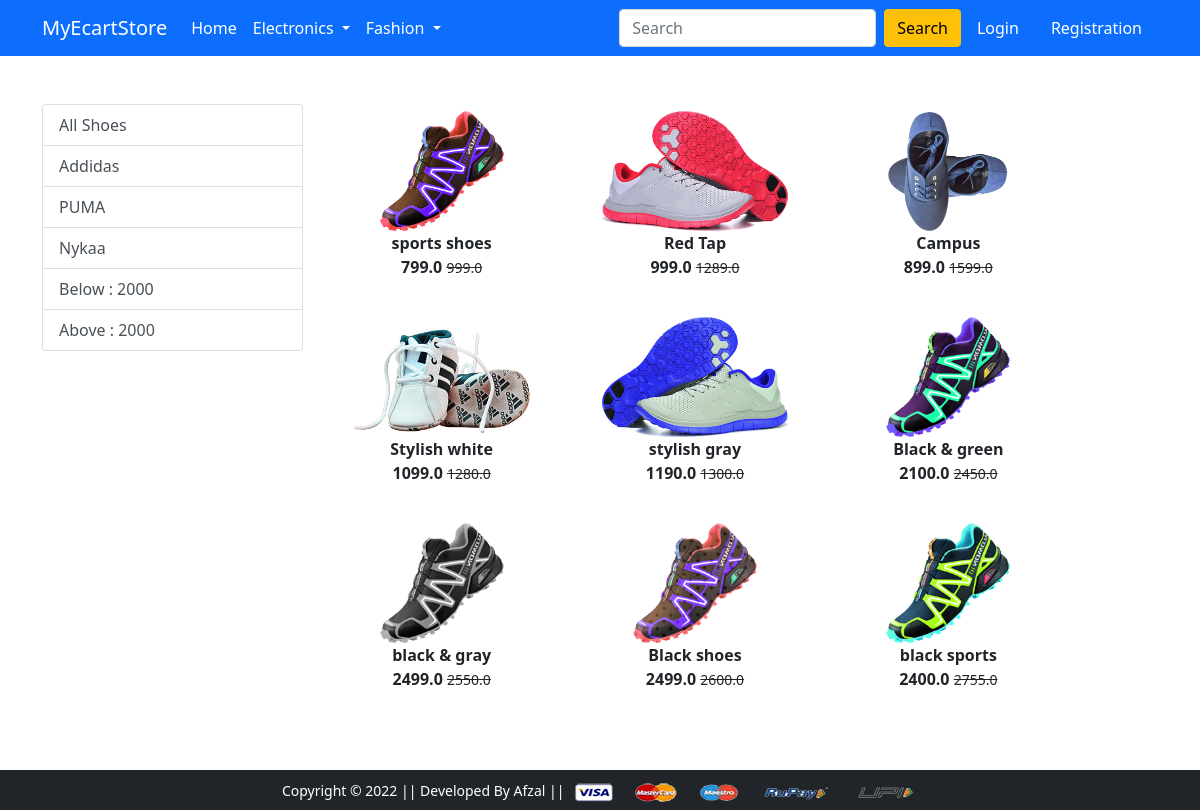
Screenshot of /footwear/ with the database file from the repository.
### app/models.py (models this page shows, shortened)
class Product(models.Model):
    title = models.CharField(max_length=100)
    selling_price = models.FloatField()
    discounted_price = models.FloatField()
    description = models.TextField()
    brand = models.CharField(max_length=100)
    category = models.CharField(choices=CATEGORY_CHOICES, max_length=50)
    product_img = models.ImageField(upload_to='product_image')

### app/views.py (the view)
# urls.py: path('footwear/', views.FootWear, name='footwear'),
def FootWear(request, data=None):
    if data == None:
        shoes = Product.objects.filter(category='shoes')
    elif data == "puma" or data == "addidas" or data =="nykaa":
        shoes = Product.objects.filter(category='shoes').filter(brand=data)
    elif data == "below":
        shoes = Product.objects.filter(category='shoes').filter(discounted_price__lt=2000)
    elif data == "above":
        shoes = Product.objects.filter(category='shoes').filter(discounted_price__gt=2000)
    return render(request, 'app/footwear.html', {'shoes':shoes})

### app/templates/app/footwear.html (shortened to what this page needs)
{% extends 'app/base.html' %}
{% load static %}
{% block main-content %}
<div class="container my-5">
 <div class="row">
  <div class="col-sm-3">
      <div class="list-group">
          <a href="{% url 'footwear' %}" class="list-group-item list-group-item-action" area-current="true">All Shoes</a>
          <a href="{% url 'footweardata' 'addidas' %}" class="list-group-item list-group-item-action" area-current="true">Addidas</a>
          <a href="{% url 'footweardata' 'puma' %}" class="list-group-item list-group-item-action" area-current="true">PUMA</a>
          <a href="{% url 'footweardata' 'nykaa' %}" class="list-group-item list-group-item-action" area-current="true">Nykaa</a>
          <a href="{% url 'footweardata' 'below' %}" class="list-group-item list-group-item-action" area-current="true">Below : 2000</a>
          <a href="{% url 'footweardata' 'above' %}" class="list-group-item list-group-item-action" area-current="true">Above : 2000</a>
      </div>
  </div>
  <div class="col-sm-8">
    <div class="row">
        {% for shoe in shoes %}
        <div class="col-sm-4 text-center mb-4">
            <a href="{% url 'product-detail' shoe.id %}" class="btn">
                <div class="item">
                    <img src="{{shoe.product_img.url}}" alt="" height="120" class="">
                    <div class="fw-bold">{{shoe.title}}</div>
                    <div class="fw-bold">{{shoe.discounted_price}}
                        <small class="fw-light text-decoration-line-through">{{shoe.selling_price}}</small>
                    </div>
                </div>
           </a>
        </div>
        {% endfor%}
    </div>
  </div>
 </div>
</div>
{% endblock main-content %}

### rows the page displays
Product: product_img (picture), title "sports shoes", discounted_price "799.0", selling_price "999.0"
Product: product_img (picture), title "Red Tap", discounted_price "999.0", selling_price "1289.0"
Product: product_img (picture), title "Campus", discounted_price "899.0", selling_price "1599.0"
Product: product_img (picture), title "Stylish white", discounted_price "1099.0", selling_price "1280.0"
Product: product_img (picture), title "stylish gray", discounted_price "1190.0", selling_price "1300.0"
Product: product_img (picture), title "Black & green", discounted_price "2100.0", selling_price "2450.0"
Product: product_img (picture), title "black & gray", discounted_price "2499.0", selling_price "2550.0"
Product: product_img (picture), title "Black shoes", discounted_price "2499.0", selling_price "2600.0"
Product: product_img (picture), title "black sports", discounted_price "2400.0", selling_price "2755.0"
